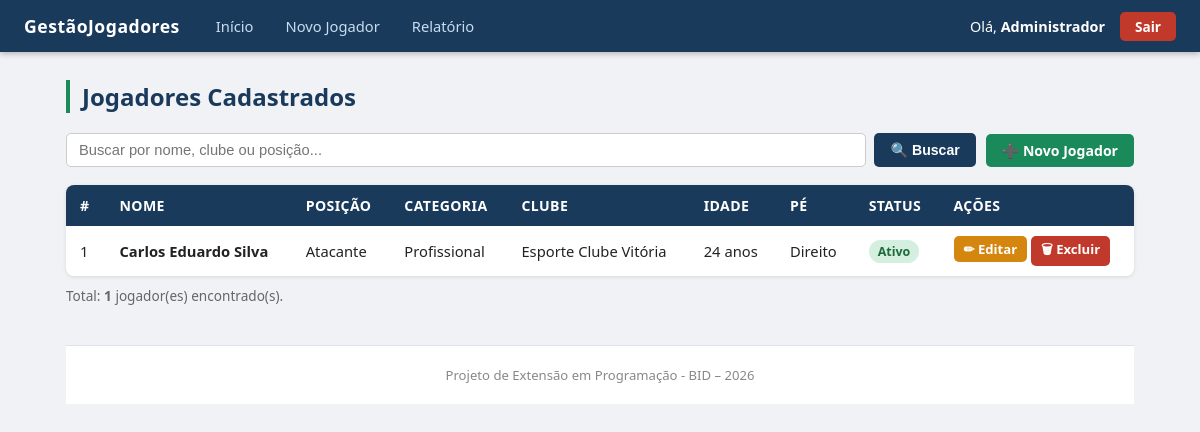
/index.php (signed in), run on the app's committed database.
### tables this page shows
CREATE TABLE IF NOT EXISTS jogadores (
    id_jogadores INT AUTO_INCREMENT PRIMARY KEY,
    nome VARCHAR(120) NOT NULL,
    posicao ENUM('Goleiro', 'Lateral Direito', 'Lateral Esquerdo', 'Zagueiro', 'Volante', 'Meia', 'Atacante', 'Ponta Direita', 'Ponta Esquerda', 'Centroavante') NOT NULL,
    categoria ENUM('Profissional', 'Sub-23', 'Sub-20', 'Sub-17', 'Sub-15', 'Sub-13') NOT NULL,
    idade INT NOT NULL,
    clube VARCHAR(120) NOT NULL,
    nacionalidade VARCHAR(80) NOT NULL,
    pe_dominante ENUM('Direito', 'Esquerdo', 'Ambidestro') NOT NULL,
    altura_cm INT NOT NULL,
    peso_kg INT NOT NULL,
    status ENUM('Ativo', 'Suspenso', 'Lesionado', 'Inativo') NOT NULL DEFAULT 'Ativo',
    obs VARCHAR(100),
    cadastrado_por INT,
    criado_em DATE NOT NULL DEFAULT (CURRENT_DATE),
    atualizado_em DATETIME NOT NULL DEFAULT CURRENT_TIMESTAMP ON UPDATE CURRENT_TIMESTAMP,
    CONSTRAINT fk_jogador_usuario FOREIGN KEY (cadastrado_por) REFERENCES USUARIOS(id_usuarios) ON DELETE SET NULL
);

### auth.php (called while the page is built, shortened)
<?php
function isAdmin() {
    return isset($_SESSION['usuario_nivel']) && $_SESSION['usuario_nivel'] === 'admin';
}

### index.php (the view, shortened to what this page needs)
<?php
require 'conecta.php';
require 'header.php';
$busca = trim($_GET['busca'] ?? '');
$where = '';
$params = [];
$stmt = $pdo->prepare("
    SELECT j.*, u.nome AS cadastrado_por_nome
    FROM jogadores j
    LEFT JOIN USUARIOS u ON j.cadastrado_por = u.id_usuarios
    $where
    ORDER BY j.nome ASC
");
$stmt->execute($params);
$jogadores = $stmt->fetchAll();
?>
<h1>Jogadores Cadastrados</h1>
<div style="display:flex; gap:10px; margin-bottom:18px; align-items:center; flex-wrap:wrap;">
    <form method="GET" style="display:flex; gap:8px; flex:1; min-width:240px;">
        <input type="text" name="busca" placeholder="Buscar por nome, clube ou posição..."
               value="<?= htmlspecialchars($busca) ?>"
               style="flex:1; padding:8px 12px; border:1px solid #ccc; border-radius:5px; font-size:.92rem;">
        <button type="submit" class="btn btn-primary">🔍 Buscar</button>
    </form>
    <?php if (isAdmin()): ?>
        <a href="insere.php" class="btn btn-success">➕ Novo Jogador</a>
    <?php endif; ?>
</div>
<?php if (count($jogadores) === 0): ?>
    <div class="alert alert-info">Nenhum jogador encontrado.</div>
<?php else: ?>
<table>
    <thead>
        <tr>
            <th>#</th>
            <th>Nome</th>
            <th>Posição</th>
            <th>Categoria</th>
            <th>Clube</th>
            <th>Idade</th>
            <th>Pé</th>
            <th>Status</th>
            <th>Ações</th>
        </tr>
    </thead>
    <tbody>
    <?php foreach ($jogadores as $j): ?>
        <?php
            $badgeClass = match($j['status']) {
                'Ativo'     => 'badge-ativo',
                'Suspenso'  => 'badge-suspenso',
                'Lesionado' => 'badge-lesionado',
                default     => 'badge-inativo',
            };
        ?>
        <tr>
            <td><?= $j['id_jogadores'] ?></td>
            <td><strong><?= htmlspecialchars($j['nome']) ?></strong></td>
            <td><?= htmlspecialchars($j['posicao']) ?></td>
            <td><?= htmlspecialchars($j['categoria']) ?></td>
            <td><?= htmlspecialchars($j['clube']) ?></td>
            <td><?= $j['idade'] ?> anos</td>
            <td><?= htmlspecialchars($j['pe_dominante']) ?></td>
            <td><span class="badge <?= $badgeClass ?>"><?= $j['status'] ?></span></td>
            <?php if (isAdmin()): ?>
            <td style="white-space:nowrap;">
                <a href="altera.php?id=<?= $j['id_jogadores'] ?>" class="btn btn-warning btn-sm">✏ Editar</a>
                <a href="exclui.php?id=<?= $j['id_jogadores'] ?>"
                   class="btn btn-danger btn-sm"
                   onclick="return confirm('Confirma a exclusão de <?= htmlspecialchars($j['nome']) ?>?')">🗑 Excluir</a>
            </td>
            <?php else: ?>
            <td>—</td>
            <?php endif; ?>
        </tr>
    <?php endforeach; ?>
    </tbody>
</table>
<p style="margin-top:10px; font-size:.85rem; color:#666;">
    Total: <strong><?= count($jogadores) ?></strong> jogador(es) encontrado(s).
</p>
<?php endif; ?>
<?php require 'footer.php'; ?>

### header.php (style rules this page uses)
* { box-sizing: border-box; margin: 0; padding: 0; }
body { font-family: 'Segoe UI', Arial, sans-serif; background: #f0f2f5; color: #222; }
h1 { font-size: 1.5rem; margin-bottom: 20px; color: #1a3a5c; border-left: 4px solid #1a8a5a; padding-left: 12px; }
table { width: 100%; border-collapse: collapse; background: #fff; border-radius: 8px; overflow: hidden; box-shadow: 0 1px 4px rgba(0,0,0,.1); }
th { background: #1a3a5c; color: #fff; padding: 11px 14px; text-align: left; font-size: .88rem; font-weight: 600; text-transform: uppercase; letter-spacing: .4px; }
td { padding: 10px 14px; border-bottom: 1px solid #e8edf2; font-size: .92rem; }
tr:last-child td { border-bottom: none; }
.btn { display: inline-block; padding: 7px 16px; border-radius: 5px; border: none; cursor: pointer; font-size: .88rem; font-weight: 600; text-decoration: none; transition: opacity .2s; }
.btn-primary { background: #1a3a5c; color: #fff; }
.btn-success { background: #1a8a5a; color: #fff; }
.btn-warning { background: #d4860e; color: #fff; }
.btn-danger { background: #c0392b; color: #fff; }
.btn-sm { padding: 4px 10px; font-size: .82rem; }
.badge { display: inline-block; padding: 3px 9px; border-radius: 20px; font-size: .78rem; font-weight: 700; }
.badge-ativo { background: #d4efdf; color: #1d6a3a; }

### data on the page
jogadores: id_jogadores "1", nome "Carlos Eduardo Silva", posicao "Atacante", categoria "Profissional", clube "Esporte Clube Vitória", idade "24", pe_dominante "Direito", status "Ativo"

### other printed values
$_SESSION['usuario_nome'] "Administrador"
count($jogadores) "1"
